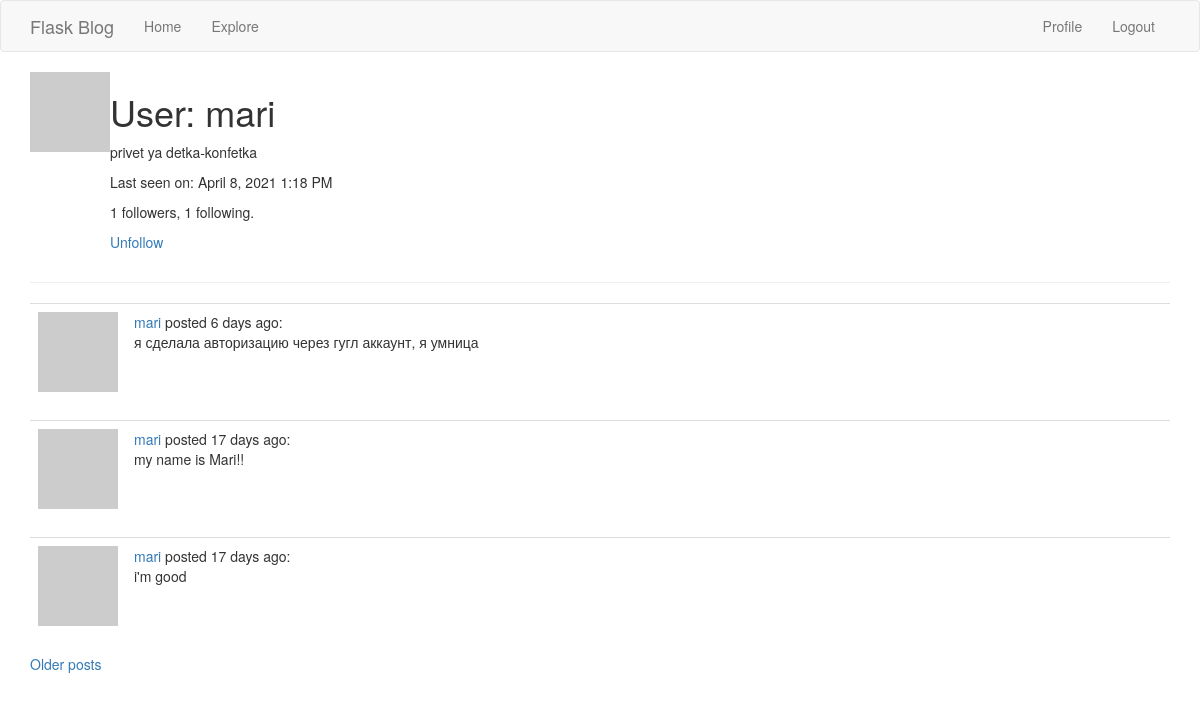
Page /user/mari (signed in) on the committed database.
### app/models.py (models this page shows, shortened)
class User(db.Model, UserMixin):
    id = db.Column(db.Integer, primary_key=True)
    username = db.Column(db.String(20), unique=True, nullable=False)
    email = db.Column(db.String(120), unique=True, nullable=False)
    image_file = db.Column(db.String(20), nullable=False, default='default.jpg')
    password_hash = db.Column(db.String(128))
    posts = db.relationship('Post', backref='author', lazy='dynamic')
    about_me = db.Column(db.String(140))
    last_seen = db.Column(db.DateTime, default=datetime.utcnow)
    followed = db.relationship(
        'User', secondary=followers,
        primaryjoin=(followers.c.follower_id == id),
        secondaryjoin=(followers.c.followed_id == id),
        backref=db.backref('followers', lazy='dynamic'), lazy='dynamic')
    def avatar(self, size):
        digest = md5(self.email.lower().encode('utf-8')).hexdigest()
        return 'https://www.gravatar.com/avatar/{}?d=identicon&s={}'.format(
            digest, size)
    def is_following(self, user):
        return self.followed.filter(
            followers.c.followed_id == user.id).count() > 0

class Post(db.Model):
    id = db.Column(db.Integer, primary_key=True)
    body = db.Column(db.String(140))
    timestamp = db.Column(db.DateTime, index=True, default=datetime.utcnow)
    user_id = db.Column(db.Integer, db.ForeignKey('user.id'), nullable=False)

### app/routes.py (the view)
@app.route("/user/<username>")
@login_required
def user(username):
    user = User.query.filter_by(username=username).first_or_404()
    page = request.args.get('page', 1, type=int)
    posts = user.posts.order_by(Post.timestamp.desc()).paginate(
        page, app.config['POSTS_PER_PAGE'], False)
    next_url = url_for('home', page=posts.next_num) if posts.has_next else None
    prev_url = url_for('home', page=posts.prev_num) if posts.has_prev else None
    return render_template('user.html', title='Account', user=user, posts=posts.items, next_url=next_url, prev_url=prev_url)

### app/models.py (called while the page is built)
@login_manager.user_loader
def load_user(user_id):
    return User.query.get(int(user_id))

### app/routes.py (called while the page is built)
@app.before_request
def before_request():
    if current_user.is_authenticated:
        current_user.last_seen = datetime.utcnow()
        db.session.commit()

### app/templates/user.html (shortened to what this page needs)
{% extends "base.html" %}
{% block app_content %}
    <table>
            <tr valign="top">
                <td><img src="{{ user.avatar(128) }}"></td>
                <td>
                    <h1>User: {{ user.username }}</h1>
                    {% if user.about_me %}<p>{{ user.about_me }}</p>{% endif %}
                    {% if user.last_seen %}<p>Last seen on: {{ moment(user.last_seen).format('LLL') }}</p>{% endif %}
                    <p>{{ user.followers.count() }} followers, {{ user.followed.count() }} following.</p>
                    {% if user == current_user %}
                    <p><a href="{{ url_for('edit_profile') }}">Edit your profile</a></p>
                    {% elif not current_user.is_following(user) %}
                    <p><a href="{{ url_for('follow', username=user.username) }}">Follow</a></p>
                    {% else %}
                    <p><a href="{{ url_for('unfollow', username=user.username) }}">Unfollow</a></p>
                    {% endif %}
                </td>
            </tr>
    </table>
    <hr>
    {% for post in posts %}
    {% include '_post.html' %}
    {% endfor %}
    {% if next_url %}
    <a href="{{ next_url }}">Older posts</a>
    {% endif %}
{% endblock %}

### app/templates/_post.html
<table class="table table-hover">
    <tr>
        <td width="70px">
            <a href="{{ url_for('user', username=post.author.username) }}">
                <img src="{{ post.author.avatar(70) }}" />
            </a>
        </td>
        <td>
            <a href="{{ url_for('user', username=post.author.username) }}">
                {{ post.author.username }}
            </a>
            posted {{ moment(post.timestamp).fromNow() }}:
            <br>
            {{ post.body }}
        </td>
    </tr>
</table>

### rows in the picture
User: username "mari", about_me "privet ya detka-konfetka", last_seen "April 8, 2021 1:18 PM"
Post: author.username "mari", timestamp "6 days ago", body "я сделала авторизацию через гугл аккаунт, я умница"
Post: author.username "mari", timestamp "17 days ago", body "my name is Mari!!"
Post: author.username "mari", timestamp "17 days ago", body "i'm good"

### other values in the picture
{{ user.followers.count() }} "1"
{{ user.followed.count() }} "1"
